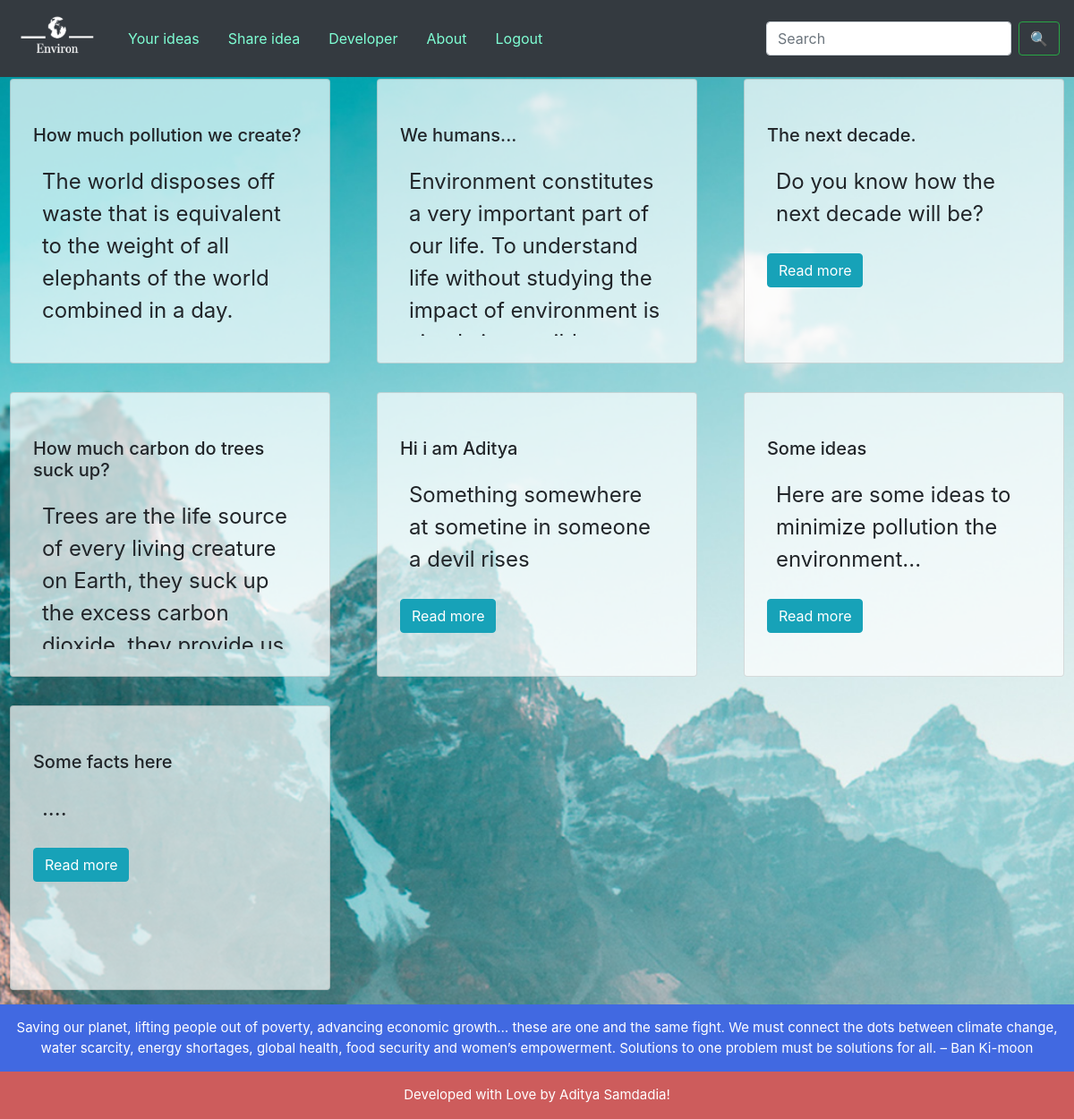
The app's page /yourShare (signed in) with its own data.
### tables this page shows
CREATE TABLE shared (id INTEGER, user TEXT NOT NULL, type TEXT NOT NULL, title TEXT NOT NULL, def TEXT NOT NULL, content TEXT NOT NULL, time NUMERIC, PRIMARY KEY(id));

CREATE TABLE 'quotes' (id INTEGER,'message' TEXT NOT NULL, PRIMARY KEY(id));

### application.py (the view)
@app.route("/yourShare")
@login_required
def yourShare():
    n = random.randint(1, 15)
    quote = db.execute("SELECT message FROM quotes WHERE id=?", n)
    users = db.execute("SELECT username FROM users WHERE id=?", session["user_id"])
    data = db.execute("SELECT * FROM shared WHERE user=?", users[0]["username"])
    return render_template("yourShare.html", rows=data, quote=quote[0])

### application.py (called while the page is built)
@app.after_request
def after_request(response):
    response.headers["Cache-Control"] = "no-cache, no-store, must-revalidate"
    response.headers["Expires"] = 0
    response.headers["Pragma"] = "no-cache"
    return response

### helpers.py (called while the page is built)
def login_required(f):
    @wraps(f)
    def decorated_function(*args, **kwargs):
        if session.get("user_id") is None:
            return redirect("/login")
        return f(*args, **kwargs)
    return decorated_function

### templates/yourShare.html (shortened to what this page needs)
<!DOCTYPE html>
<html lang='en'>
    <head>
        <link rel="stylesheet" href="https://cdn.jsdelivr.net/npm/bootstrap@4.5.3/dist/css/bootstrap.min.css">
        <link href="/static/styles.css" rel="stylesheet">
    </head>
    <body class='index-back'>
        <nav class="navbar navbar-expand-lg navbar-light bg-dark fixed-top" id='navbar'>
            <a class="navbar-brand" href="/"><img src='/static/Environ-logos_white.png' style='width: 95px; height: 60px;'></a>
            <div class="collapse navbar-collapse" id="navbarSupportedContent">
                <ul class="navbar-nav mr-auto">
                    {% if session.user_id %}
                        <li class="nav-item active">
                            <a class="nav-link toplink" href="/yourShare"><div class='toplink'>Your ideas</div></a>
                        </li>
                        <li class="nav-item active">
                            <a class="nav-link toplink" href="/share"><div class='toplink'>Share idea</div></a>
                        </li>
                        <li class="nav-item">
                            <a class="nav-link toplink" href="/developer"><div class='toplink'>Developer</div></a>
                        </li>
                        <li class="nav-item active">
                            <a class="nav-link toplink" href="/about"><div class='toplink'>About</div></a>
                        </li>
                        <li class="nav-item active">
                            <a class="nav-link toplink" href="/logout"><div class='toplink'>Logout</div></a>
                        </li>
                    {% endif %}
                </ul>
                <form action="/" method='post' class="form-inline my-2 my-lg-0">
                    <input name='search' class="form-control mr-sm-2" type="search" placeholder="Search" aria-label="Search">
                    <button class="btn btn-outline-success my-2 my-sm-0" type="submit">&#128269;</button>
                </form>
            </div>
        </nav>
        <br>
        <br>
        <br>
        {% if rows %}
            <div class="row">
                {% for content in rows %}
                    <div class="col-sm-4">
                        <div class="card cardib">
                            <div class="card-body">
                                <h5 class="card-title">{{ content.title }}</h5>
                                <p class="card-text p-card">{{ content.def }}</p>
                                <form action='/content' method='post'>
                                    <button type='submit' class='btn btn-info'>Read more</button>
                                </form>
                            </div>
                        </div>
                    </div>
                {% endfor %}
                    </div>
        {% else %}
            <p class='question-head' style='color: #333; margin-top: 20%; font-size: 50px; text-align: center;'>You haven't shared anything yet!</p>
        {% endif %}
        <footer>
            {{ quote.message }}
        </footer>
        <footer class='footer1'>
            Developed with Love by Aditya Samdadia!
        </footer>
    </body>
</html>

### static/styles.css (style rules this page uses)
#navbar { transition: top 0.3s; top: 0; width: 100%; }
.toplink { color: aquamarine; font-size: medium; padding: 0.5rem; }
.fixed-top { position: fixed; }
p { text-align: left; font-size: x-large; padding: 10px 100px; }
footer { background: RoyalBlue; font-size: 15px; padding: 15px 10px; text-align: center; color: white; clear: both; position: relative; bottom: 0; width: 100%; }
.col-sm-4 { padding: 1rem; }
.cardib { position: relative; padding: 1.875rem 0.31rem; margin-right: 0.625rem; margin-left: 0.625rem; background: rgba(255, 255, 255, 0.7); }
.card-body { height: 16rem; overflow: hidden; }
.p-card { padding: 0.625rem; }
.index-back { height: 100%; width: 100%; background-image: url(banner.jpg); background-position: center; background-attachment: fixed; background-size: cover; position: absolute; }
.footer1 { background: IndianRed; font-size: 0.938rem; padding: 0.938rem 0.625rem; text-align: center; color: white; clear: both; position: relative; bottom: 0; width: 100%; }

### records on screen
shared: title "How much pollution we create?", def "The world disposes off waste that is equivalent to the weight of all elephants of the world combined in a day."
shared: title "We humans...", def "Environment constitutes a very important part of our life. To understand life without studying the impact of environment is…"
shared: title "The next decade.", def "Do you know how the next decade will be?"
shared: title "How much carbon do trees suck up?", def "Trees are the life source of every living creature on Earth, they suck up the excess carbon…"
shared: title "Hi i am Aditya", def "Something somewhere at sometine in someone a devil rises"
shared: title "Some ideas", def "Here are some ideas to minimize pollution the environment..."
shared: title "Some facts here", def "...."
quotes: message "Saving our planet, lifting people out of poverty, advancing economic growth… these are one and the same fight. We must connect the dots between climate change, water scarcity, energy shortages, global health, food security and women’s empowerment. Solutions to one problem must be solutions for all. – Ban Ki-moon"
